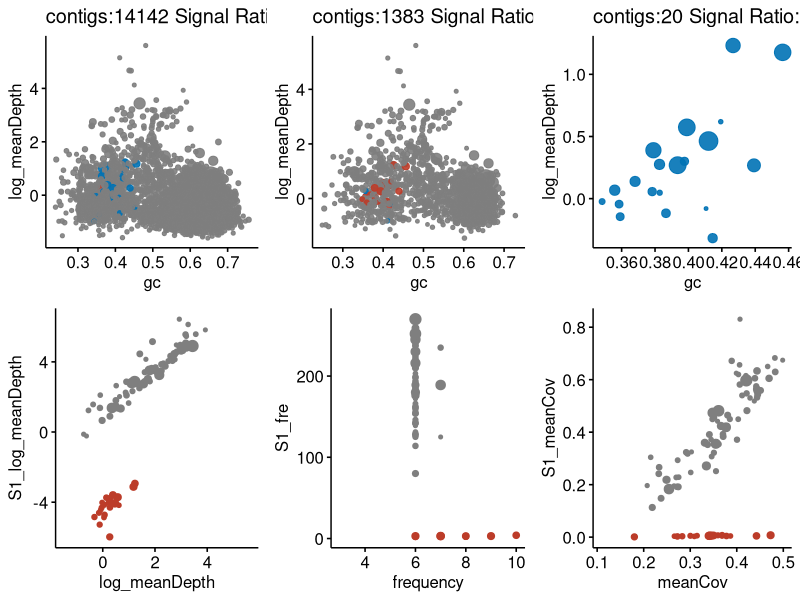

Generate this figure with R:
library(ggsci)
library(ggpubr)
CalSR <- function(data){
R = sum(data[which(data$Specy==1),]$length)/sum(data$length)
return(round(R,digits=4))
}
C = pal_nejm("default")(2)

#top
#left
Main <- read.table("HT.feature.txt",head=T,sep="\t")
Main$Specy = factor(Main$Specy)
Main$log_meanDepth = log(Main$meanDepth)
Main$S1_log_meanDepth = log(Main$S1_meanDep)
Main$ifCops = paste(Main$frequency>=3,Main$S1_fre<10,Main$Specy)
#right
colorsQ = c("grey50",C[2],"grey50","grey50",C[1],C[2],C[1])

f1_left = ggscatter(Main,"gc","log_meanDepth",color="ifCops",alpha=I(0.9),legend="none",palette=colorsQ,size="length",title=paste0("contigs:",dim(Main)[1]," Signal Ratio:",CalSR(Main)))
Main_m6 = Main[which(Main$frequency>=3),]
colorsQ = c("grey50","grey50",C[2],C[1],C[2])
f1_middle = ggscatter(Main_m6,"gc","log_meanDepth",color="ifCops",alpha=I(0.9),legend="none",palette=colorsQ,size="length",title=paste0("contigs:",dim(Main_m6)[1]," Signal Ratio:",CalSR(Main_m6)))
Main_m6_m10 = Main_m6[which(Main_m6$S1_fre<10),]
f1_right = ggscatter(Main_m6_m10,"gc","log_meanDepth",color="ifCops",alpha=I(0.9),legend="none",palette=c(C[2],C[1]),size="length",title=paste0("contigs:",dim(Main_m6_m10)[1]," Signal Ratio:",CalSR(Main_m6_m10)))
# bottom
p1 <- ggscatter(Main_m6,"log_meanDepth","S1_log_meanDepth",color="ifCops",palette=colorsQ,size="length",legend="none")
p2 <- ggscatter(Main_m6,"frequency","S1_fre",color="ifCops",palette=colorsQ,size="length",legend="none")
p3 <- ggscatter(Main_m6,"meanCov","S1_meanCov",color="ifCops",palette=colorsQ,size="length",legend="none")
ggarrange(f1_left,f1_middle,f1_right,p1,p2,p3)
